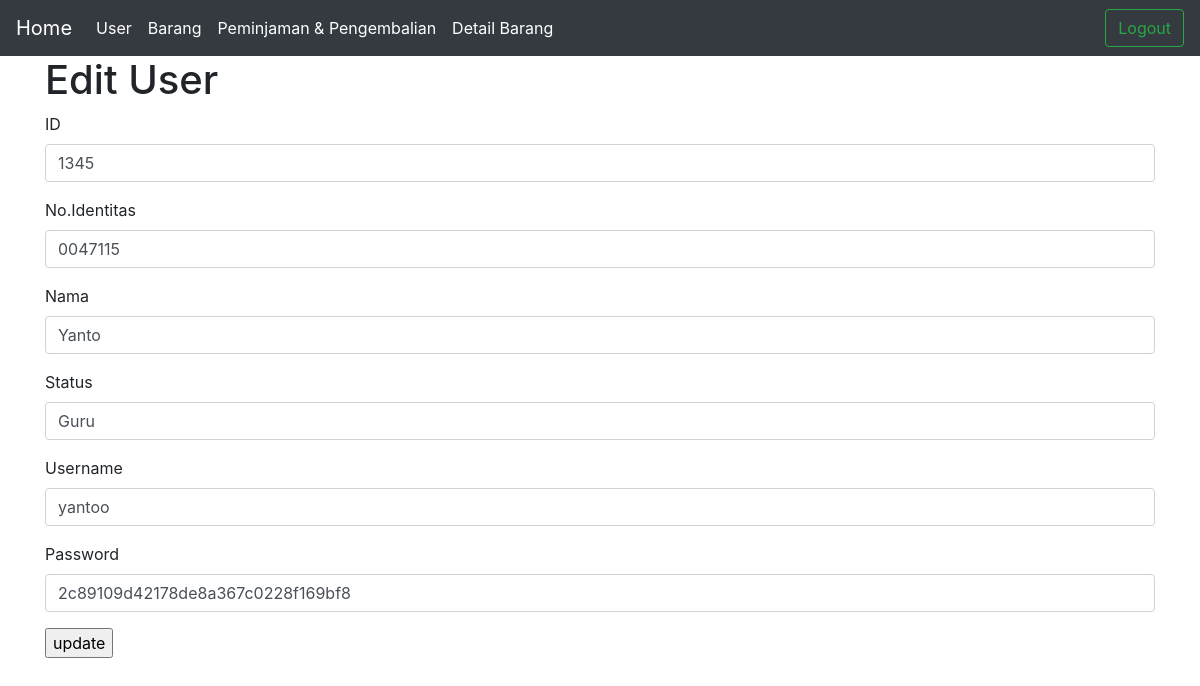
Page /edit_user.php?id=1345 on the committed database.
### tables this page shows
CREATE TABLE `user` (
    `id` int(15) NOT NULL,
    `no_identitas` varchar(225) DEFAULT NULL,
    `nama` varchar(225) DEFAULT NULL,
    `status` varchar(225) DEFAULT NULL,
    `username` varchar(225) DEFAULT NULL,
    `password` varchar(225) DEFAULT NULL,
    `role` varchar(225) DEFAULT NULL
  );

### database.php (called while the page is built, shortened)
<?php
$host="localhost";
$user="root";
$pass="";
$dbname="sts_mayna";
$koneksi=mysqli_connect($host, $user, $pass, $dbname) or die;
function editdata($tablename,$id)
{
    global $koneksi;
    $hasil=mysqli_query($koneksi, "select * from $tablename where id = $id");
    return $hasil;
}
?>

### edit_user.php (the view, shortened to what this page needs)
<?php
require_once('database.php');
$data = editdata('user', $_GET['id']);
?>
<!doctype html>
<html lang="en">
  <head>
    <link rel="stylesheet" href="https://cdn.jsdelivr.net/npm/bootstrap@4.0.0/dist/css/bootstrap.min.css">
  </head>
  <body>
  <nav class="navbar navbar-expand-lg navbar-dark bg-dark">
  <div class="collapse navbar-collapse" id="navbarSupportedContent">
    <a class="navbar-brand" href="home.php">Home</a>
    <ul class="navbar-nav mr-auto mt-2 mt-lg-0">
      <li class="nav-item active">
        <a class="nav-link" href="user.php">User</a>
      </li>
      <li class="nav-item active">
        <a class="nav-link" href="barang.php">Barang</a>
      </li>
      <li class="nav-item active">
        <a class="nav-link" href="peminjaman.php">Peminjaman & Pengembalian</a>
      </li>
       <li class="nav-item active">
        <a class="nav-link" href="detail_barang.php">Detail Barang </a>
      </li>
    </ul>
  <form class="d-flex">
            <a class="btn btn-outline-success" type="submit" href="logout.php">Logout</a>
          </form>
  </div>
</nav>
<div class="container">
          <h1> Edit User </h1>
          <?php while($barang=mysqli_fetch_array($data)):?>
            <form action="update.php" method="post">
            <div class="form-group">
                    <label>ID</label>
                    <input type="text" name="id" class="form-control" value="<?php  echo $barang['id'] ; ?>" aria-describedby="basic-addon1">
                </div>
                <div class="form-group">
                    <label>No.Identitas</label>
                    <input type="text" name="no_identitas" class="form-control" value="<?php  echo $barang['no_identitas'] ; ?>" aria-describedby="basic-addon1">
                </div>
                <div class="form-group">
                    <label>Nama</label>
                    <input type="text" name="nama" class="form-control" value="<?php  echo $barang['nama'] ; ?>" aria-describedby="basic-addon1">
                </div>
                <div class="form-group">
                    <label>Status</label>
                    <input type="text" name="status" class="form-control" value="<?php  echo $barang['status'] ; ?>" aria-describedby="basic-addon1">
                </div>
                <div class="form-group">
                    <label>Username</label>
                    <input type="text" name="username" class="form-control" value="<?php  echo $barang['username'] ; ?>" aria-describedby="basic-addon1">
                </div>
                <div class="form-group">
                    <label>Password</label>
                    <input type="text" name="password" class="form-control" value="<?php  echo $barang['password'] ; ?>" aria-describedby="basic-addon1">
                </div>
                <div>
                    <input type="submit" value="update">
                </div>
            </form>
            <?php endwhile; ?>
      </div>
  </body>
</html>

### rows in the picture
user: id "1345", no_identitas "0047115", nama "Yanto", status "Guru", username "yantoo", password "2c89109d42178de8a367c0228f169bf8"
